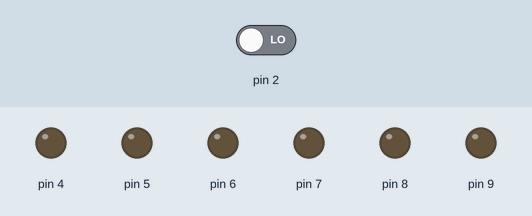
Recording of a sketch running on a simulated Arduino Uno, built with avr-gcc and run on an emulated ATmega328P. Parts: output pins drawn as LEDs (lit = HIGH). Dashed ring = blinking. The test bench sets the inputs (shaded band); at power-on: pin 2 LOW.

Above: at 1.2 s.
1.3 s: pin 2 driven HIGH
At 2.87 s:
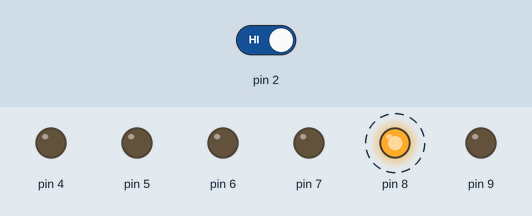
At 3.6 s:
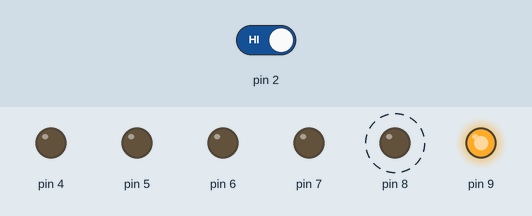
4.3 s: pin 2 driven LOW
At 4.62 s:
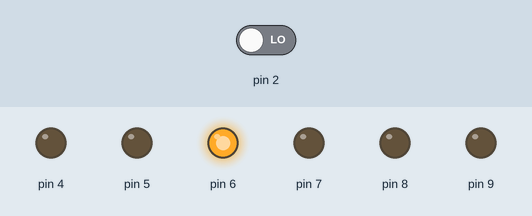
Timing chart, 0 to 7.3 s (numbered marks = the images above; inputs shaded):
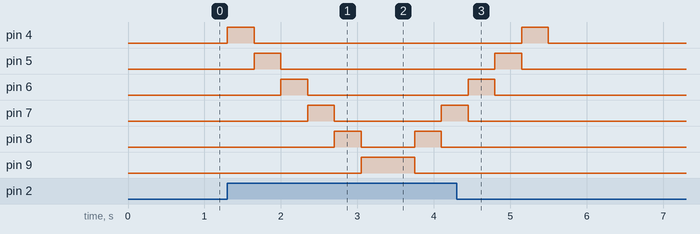

Measured:
- after the input at 1.3 s, pin 4: LOW → HIGH at once, → LOW 0.35 s later; pin 5: LOW → HIGH after 0.35 s, → LOW 0.35 s later; pin 6: LOW → HIGH after 0.70 s, → LOW 0.35 s later; pin 7: LOW → HIGH after 1.1 s, → LOW 0.35 s later, → HIGH 1.4 s later; pin 8: alternates HIGH for 0.35 s and LOW for 0.70 s, starting after 1.4 s
- after the input at 4.3 s, pin 5: goes on until 5.2 s, then stays LOW; pin 6: goes on until 4.8 s, then stays LOW; pin 7: goes on until 4.5 s, then stays LOW; pin 8: stops changing and stays LOW; pin 9: stays LOW (without the input it goes to HIGH after 3.0 s)

The sketch:

code.ino
```cpp
int x=0;
int y=0;

void setup(){
  for(x=4;x<10;x++){
    pinMode(x, OUTPUT);
  }
  pinMode(2, INPUT);
}

void loop(){
  if(digitalRead(2)==1){y=1;}
  if(digitalRead(2)==0){y=0;}
  if(y==1){
    for(x=4;x<10;x++){
        digitalWrite(x,1);
        delay(350);
        digitalWrite(x,0);
    }
  if(y==1){
    for(x=9;x>3;x--){
        digitalWrite(x,1);
        delay(350);
        digitalWrite(x,0);
    }
  }
  }
}
```
